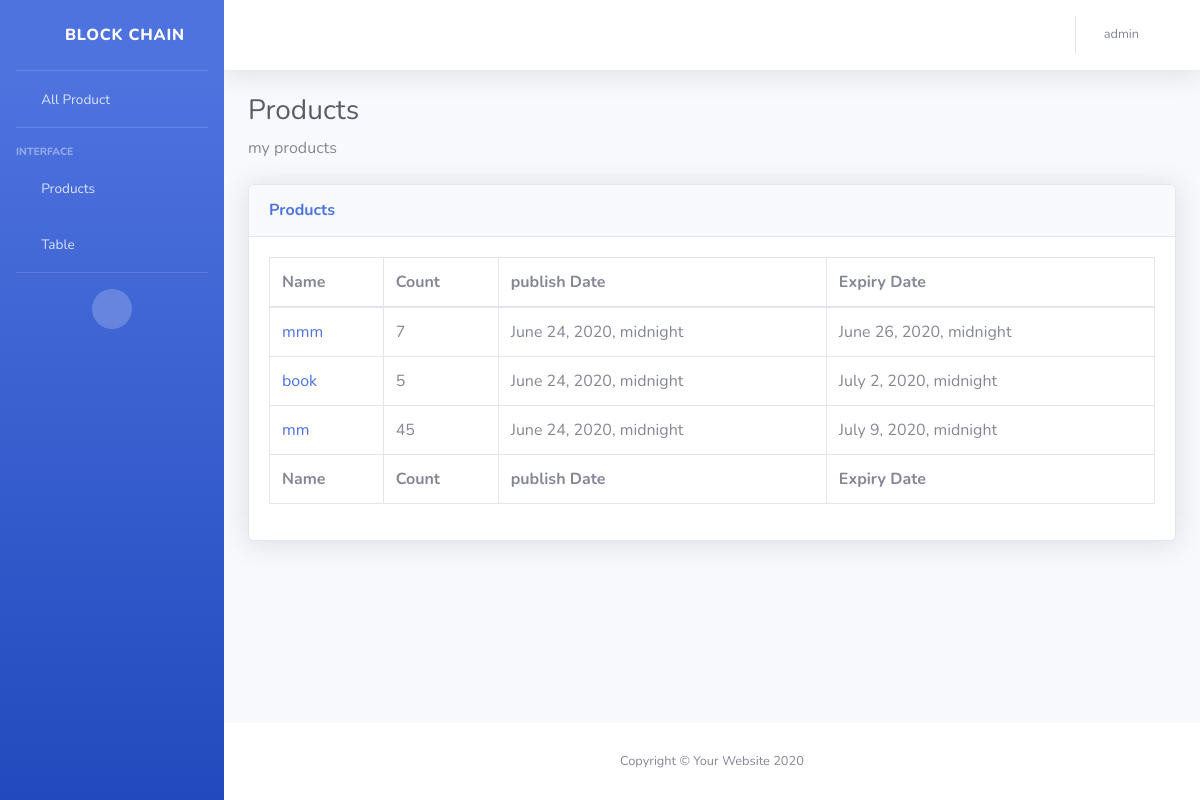
Page /products/ (signed in) on the earlier database version.
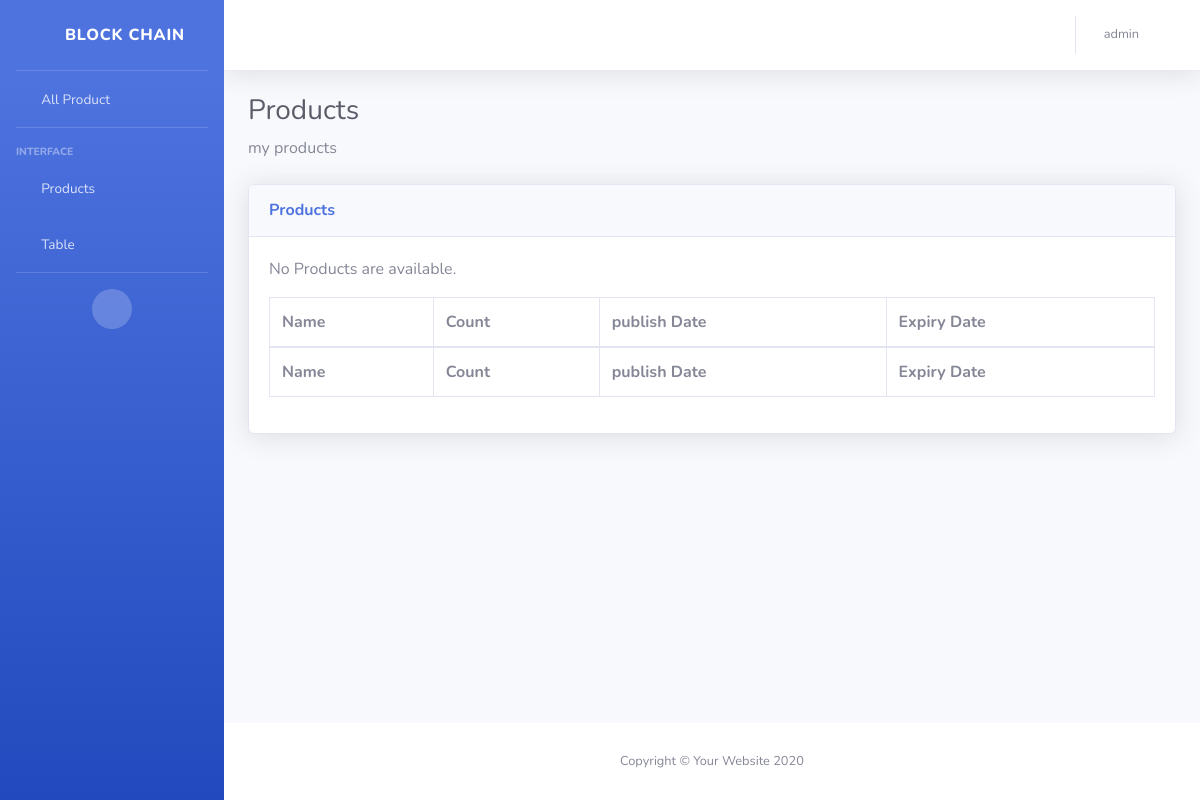
Same page on the later database version.
### db/models.py (models this page shows, shortened)
class Product(models.Model):
    name = models.CharField(max_length=200)
    pub_date = models.DateTimeField('date published')
    count = models.IntegerField(default=1)
    ownerID  = models.IntegerField(default=0)
    farmerID  = models.IntegerField(default=0)
    farm_temp = models.CharField(max_length=200)
    farm_humidity = models.CharField(max_length=200)
    compost_type = models.CharField(max_length=200)
    seed_type = models.CharField(max_length=200)
    unite_type = models.CharField(max_length=200)
    date_of_harvest = models.DateTimeField('date_of_harvest')
    farm_location = models.CharField(max_length=200)
    factoryID  = models.IntegerField(default=0, blank=True, null=True)
    canning_date = models.DateTimeField('date', blank=True, null=True)
    processing_date = models.DateTimeField('date', blank=True, null=True)
    expire_date = models.DateTimeField('date', blank=True, null=True)
    factory_temp = models.CharField(max_length=200, blank=True, null=True)
    factory_humidity = models.CharField(max_length=200, blank=True, null=True)
    distrabuterID  = models.IntegerField(default=0, blank=True, null=True)
    entry_store_date = models.DateTimeField('date', blank=True, null=True)
    destrbutor_temp = models.CharField(max_length=200, blank=True, null=True)
    destrbutor_humidity = models.CharField(max_length=200, blank=True, null=True)
    marktingID  = models.IntegerField(default=0, blank=True, null=True)
    entry_market_date = models.DateTimeField('date', blank=True, null=True)
    market_temp = models.CharField(max_length=200, blank=True, null=True)
    market_humidity = models.CharField(max_length=200, blank=True, null=True)

### db/views.py (the view)
# urls.py: path('products/', views.products),
def products(request):
    if request.user.is_authenticated:
        ownerId = request.user.id
        productList = Product.objects.filter(ownerID=ownerId)
        context = {'productList': productList}
        return render(request, 'db/products.html', context)
    else:
        return redirect("/admin")

### db/templates/db/products.html
{% include 'db/Header.html' %}
          <h1 class="h3 mb-2 text-gray-800">Products</h1>
          <p class="mb-4">
              my products
              </p>
          <div class="card shadow mb-4">
            <div class="card-header py-3">
              <h6 class="m-0 font-weight-bold text-primary">Products</h6>
            </div>
            <div class="card-body">
              <div class="table-responsive">
                  <table class="table table-bordered" id="dataTable" width="100%" cellspacing="0">
                          <thead>
                            <tr>
                              <th>Name</th>
                              <th>Count</th>
                              <th>publish Date</th>
                              <th>Expiry Date</th>
                            </tr>
                          </thead>
                          <tfoot>
                            <tr>
                              <th>Name</th>
                              <th>Count</th>
                              <th>publish Date</th>
                              <th>Expiry Date</th>
                            </tr>
                          </tfoot>
                          <tbody>
                        {% if productList%}
                        {% for pro in productList %}
                            <tr>
                              <td><a href="/products/{{ pro.id }}">{{ pro.name }}</a></td>
                              <td>{{ pro.count }}</td>
                              <td>{{ pro.pub_date }}</td>
                              <td>{{ pro.expire_date }}</td>
                            </tr>
                        {% endfor %}
                  {% else %}
                        <p>No Products are available.</p>
                  {% endif %}
              </tbody>
                        </table>
              </div>
            </div>
          </div>
{% include 'db/Footer.html' %}

Differences in the rows shown:
removed Product: name "mmm", count "7", pub_date "June 24, 2020, midnight", expire_date "June 26, 2020, midnight"
no longer on this page (row edited): Product: name "book", count "5", pub_date "June 24, 2020, midnight", expire_date "July 2, 2020, midnight"
removed Product: name "mm", count "45", pub_date "June 24, 2020, midnight", expire_date "July 9, 2020, midnight"
Other differences:
text now shown: "No Products are available."
